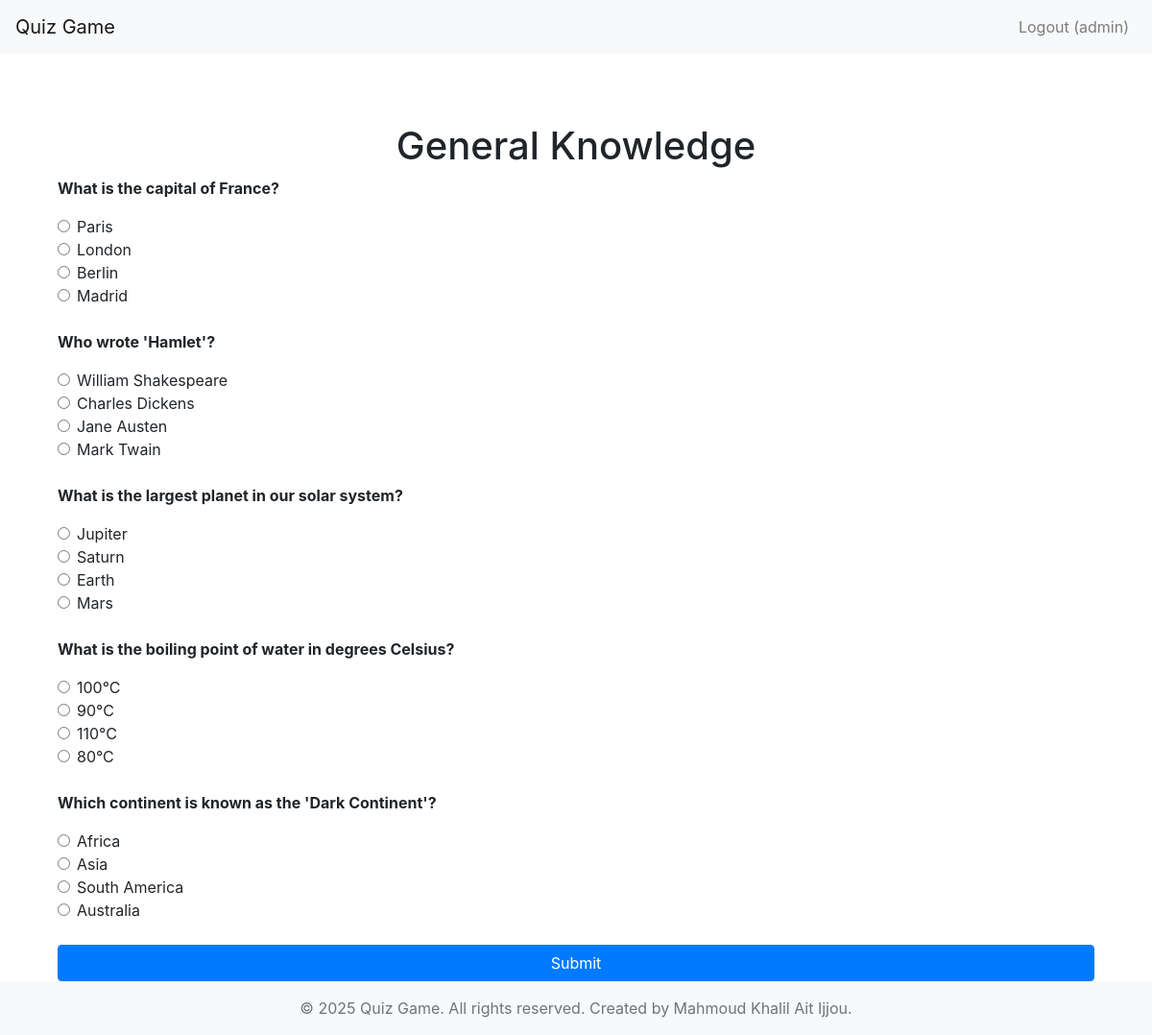
The app's page /quiz/1/ (signed in) with its own data.
### quiz/models.py (models this page shows, shortened)
class Quiz(models.Model):
    title = models.CharField(max_length=200)
    description = models.TextField()

class Question(models.Model):
    quiz = models.ForeignKey(Quiz, on_delete=models.CASCADE)
    text = models.CharField(max_length=500)

class Answer(models.Model):
    question = models.ForeignKey(Question, on_delete=models.CASCADE)
    text = models.CharField(max_length=500)
    is_correct = models.BooleanField(default=False)

### quiz/views.py (the view, shortened to what this page needs)
# urls.py: path('quiz/<int:id>/', views.take_quiz, name='take_quiz'),
@login_required
def take_quiz(request, id):
    quiz = get_object_or_404(Quiz, id=id)
    return render(request, 'take_quiz.html', {'quiz': quiz})

### templates/take_quiz.html (shortened to what this page needs)
{% extends 'base.html' %}
{% block content %}
<div class="container mt-5">
    <h1 class="text-center">{{ quiz.title }}</h1>
    <form method="post" class="form-quiz">
        {% for question in quiz.question_set.all %}
            <div class="question mb-4">
                <p class="question-text font-weight-bold">{{ question.text }}</p>
                {% for answer in question.answer_set.all %}
                    <div class="form-check">
                        <input class="form-check-input" type="radio" name="{{ question.id }}" value="{{ answer.id }}" id="answer{{ answer.id }}">
                        <label class="form-check-label" for="answer{{ answer.id }}">
                            {{ answer.text }}
                        </label>
                    </div>
                {% endfor %}
            </div>
        {% endfor %}
        <button type="submit" class="btn btn-primary btn-block">Submit</button>
    </form>
</div>
{% endblock %}

### templates/base.html (shortened to what this page needs)
<!DOCTYPE html>
<html>
<head>
    <link rel="stylesheet" href="https://stackpath.bootstrapcdn.com/bootstrap/4.3.1/css/bootstrap.min.css">
</head>
<body>
    <nav class="navbar navbar-expand-lg navbar-light bg-light">
        <a class="navbar-brand" href="{% url 'home' %}">Quiz Game</a>
        <div class="collapse navbar-collapse">
            <ul class="navbar-nav ml-auto">
                {% if user.is_authenticated %}
                    <li class="nav-item">
                        <a class="nav-link" href="{% url 'logout' %}">Logout ({{ user.username }})</a>
                    </li>
                {% endif %}
            </ul>
        </div>
    </nav>
    <div class="container mt-4">
        {% block content %}{% endblock %}
    </div>
    <footer class="footer mt-auto py-3 bg-light">
        <div class="container text-center">
            <span class="text-muted">&copy; 2025 Quiz Game. All rights reserved. Created by Mahmoud Khalil Ait Ijjou.</span>
        </div>
    </footer>
</body>
</html>

### templates/base.html (style rules this page uses)
html, body { height: 100%; }
body { display: flex; flex-direction: column; }
.container { flex: 1; }

### records on screen
Quiz: title "General Knowledge"
Question: text "What is the capital of France?"
Answer: text "Paris"
Answer: text "London"
Answer: text "Berlin"
Answer: text "Madrid"
Question: text "Who wrote 'Hamlet'?"
Answer: text "William Shakespeare"
Answer: text "Charles Dickens"
Answer: text "Jane Austen"
Answer: text "Mark Twain"
Question: text "What is the largest planet in our solar system?"
Answer: text "Jupiter"
Answer: text "Saturn"
Answer: text "Earth"
Answer: text "Mars"
Question: text "What is the boiling point of water in degrees Celsius?"
Answer: text "100°C"
Answer: text "90°C"
Answer: text "110°C"
Answer: text "80°C"
Question: text "Which continent is known as the 'Dark Continent'?"
Answer: text "Africa"
Answer: text "Asia"
Answer: text "South America"
Answer: text "Australia"

### other values on screen
{{ user.username }} "admin"
